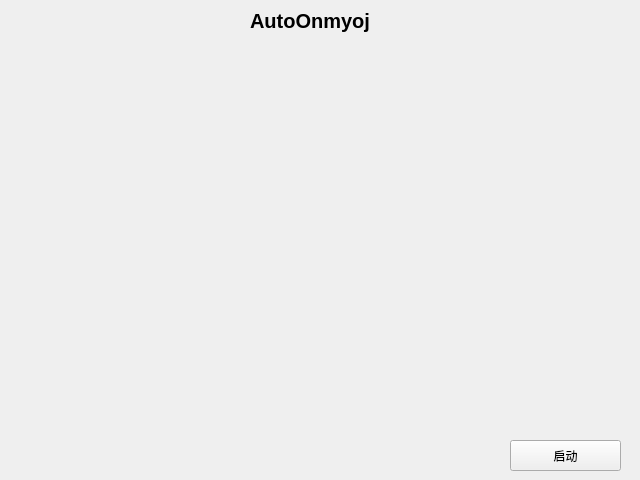
<?xml version="1.0" encoding="UTF-8"?>
<ui version="4.0">
 <class>MainWindow</class>
 <widget class="QMainWindow" name="MainWindow">
  <property name="geometry">
   <rect>
    <x>0</x>
    <y>0</y>
    <width>640</width>
    <height>480</height>
   </rect>
  </property>
  <property name="windowTitle">
   <string>MainWindow</string>
  </property>
  <widget class="QWidget" name="centralwidget">
   <widget class="QLabel" name="label">
    <property name="geometry">
     <rect>
      <x>250</x>
      <y>0</y>
      <width>121</width>
      <height>41</height>
     </rect>
    </property>
    <property name="font">
     <font>
      <pointsize>15</pointsize>
      <weight>75</weight>
      <bold>true</bold>
     </font>
    </property>
    <property name="text">
     <string>AutoOnmyoji</string>
    </property>
   </widget>
   <widget class="QPushButton" name="pushButton">
    <property name="geometry">
     <rect>
      <x>510</x>
      <y>440</y>
      <width>111</width>
      <height>31</height>
     </rect>
    </property>
    <property name="text">
     <string>启动</string>
    </property>
   </widget>
  </widget>
 </widget>
 <resources>
  <include location="MainWindow.qrc"/>
 </resources>
 <connections/>
</ui>
